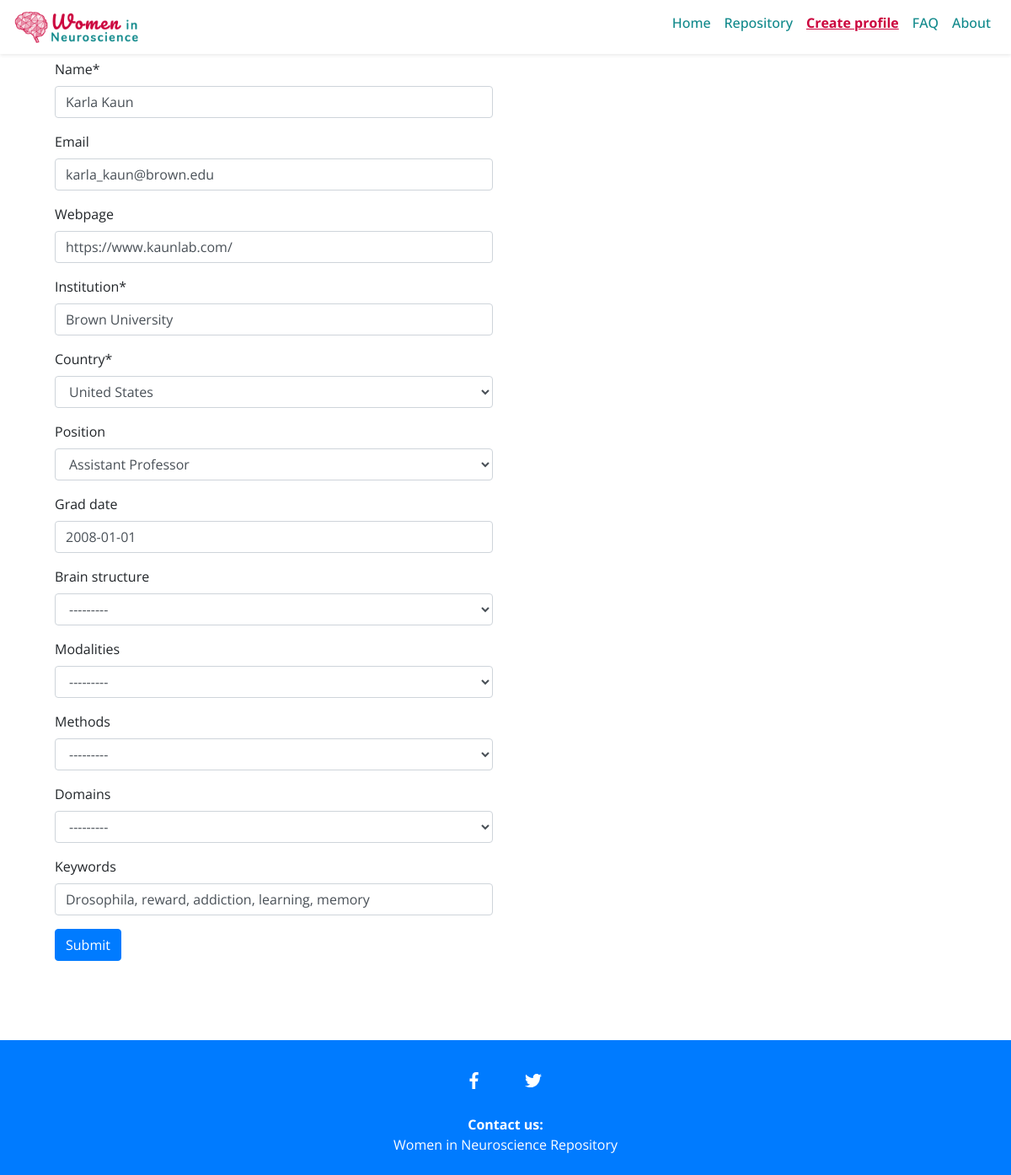
The page /list/207/edit on the database its author committed.
### profiles/models.py (models this page shows, shortened)
class Profile(models.Model):
    PHD = 'PhD student'
    MDR = 'Medical Doctor'
    PDR = 'Post-doctoral researcher'
    SRE = 'Senior researcher/ scientist'
    LEC = 'Lecturer'
    ATP = 'Assistant Professor'
    ACP = 'Associate Professor'
    PRF = 'Professor'
    DIR = 'Group leader/ Director/ Head of Department'
    POSITION_CHOICES = (
        (PHD, 'PhD student'),
        (MDR, 'Medical Doctor'),
        (PDR, 'Post-doctoral researcher'),
        (SRE, 'Senior researcher/ scientist'),
        (LEC, 'Lecturer'),
        (ATP, 'Assistant Professor'),
        (ACP, 'Associate Professor'),
        (PRF, 'Professor'),
        (DIR, 'Group leader/ Director/ Head of Department')
    )
    STRUCTURE_CHOICES = (
        ('N', 'Neuron'),
        ('L', 'Layer'),
        ('C', 'Column'),
        ('R', 'Region'),
        ('W', 'Whole Brain')
    )
    MODALITIES_CHOICES = (
        ('EP', 'Electrophysiology (EEG, MEG, ECoG)'),
        ('MR', 'MRI'),
        ('PE', 'PET'),
        ('DT', 'DTI'),
        ('BH', 'Behavioural'),
        ('ET', 'Eye Tracking'),
        ('BS', 'Brain Simulation'),
        ('GT', 'Genetics'),
        ('FN', 'fNIRS')
    )
    METHODS_CHOICES = (
        ('UV', 'Univariate'),
        ('MV', 'Multivariate'),
        ('PM', 'Predictive Models'),
        ('DC', 'DCM'),
        ('CT', 'Connectivity'),
        ('CM', 'Computational Modeling')
    )
    DOMAIN_CHOICES = (
        ('CG', 'Cognition (general)'),
        ('SL', 'Sleep'),
        ('CN', 'Consciousness'),
        ('MM', 'Memory'),
        ('SS', 'Sensory'),
        ('LG', 'Language'),
        ('EM', 'Emotion'),
        ('PN', 'Pain'),
        ('LE', 'Learning'),
        ('DV', 'Developmental'),
        ('CL', 'Clinical (general)'),
        ('DM', 'Dementia'),
        ('PK', 'Parkinson'),
        ('PS', 'Psychiatry'),
        ('AD', 'Addiction'),
        ('ON', 'Oncology'),
        ('DD', 'Degenerative diseases'),
    )
    name = models.CharField(max_length=100, blank=False)
    email = models.EmailField(blank=True)
    webpage = models.URLField(blank=True)
    institution = models.CharField(max_length=100, blank=False)
    country = models.ForeignKey(Country, on_delete=models.CASCADE)
    position = models.CharField(max_length=50, choices=POSITION_CHOICES, blank=True)
    grad_date = models.DateField(null=True, blank=True)
    brain_structure = MultiSelectField(choices=STRUCTURE_CHOICES, blank=True)
    modalities = MultiSelectField(choices=MODALITIES_CHOICES, blank=True)
    methods = MultiSelectField(choices=METHODS_CHOICES, blank=True)
    domains = MultiSelectField(choices=DOMAIN_CHOICES, blank=True)
    keywords = models.CharField(max_length=250, blank=True)
    publish_date = models.DateTimeField(default=timezone.now)
    last_updated = models.DateTimeField(auto_now=True)

class Country(models.Model):
    code = models.CharField(max_length=3, blank=False, unique=True)
    name = models.CharField(max_length=60, blank=False)
    is_under_represented = models.BooleanField(default=False)
    class Meta:
        verbose_name_plural = "countries"
    def __str__(self):
        return self.name

### profiles/views.py (the view, shortened to what this page needs)
# urls.py: path('list/<int:pk>/edit', views.UpdateProfile.as_view(), name='edit'),
class UpdateProfile(SuccessMessageMixin, generic.UpdateView):
    model = Profile
    fields = [
        'name',
        'email',
        'webpage',
        'institution',
        'country',
        'position',
        'grad_date',
        'brain_structure',
        'modalities',
        'methods',
        'domains',
        'keywords',
    ]
    success_message = "The profile for %(name)s was updated successfully"

### profiles/templates/profiles/profile_form.html (shortened to what this page needs)
{% extends "base.html" %}
{% load bootstrap4 %}
{% load static %}
{% load crispy_forms_tags %}
{% block css %}
	{{ block.super }}
	<link rel="stylesheet" type="text/css" href="{% static 'profiles/css/style.css' %}" />
{% endblock css %}
{% block nav-create-classes %}active{% endblock nav-create-classes %}
{% block content %}
<div class="col-lg-6 col-lg-offset-3">
    <form action="" method="post">
        {{ form|crispy }}
        {% buttons %}
        <button type="submit" class="btn btn-primary">
            Submit
        </button>
        {% endbuttons %}
    </form>
</div>
{% endblock content %}

### static/css/global.css (style rules this page uses)
body { font-family:'Open Sans', 'Lato', sans-serif; }

### rows shown on the page
Profile: name "Karla Kaun", email "karla_kaun@brown.edu", webpage "https://www.kaunlab.com/", institution "Brown University", country "United States", position "Assistant Professor", grad_date "2008-01-01", brain_structure "---------", modalities "---------", methods "---------", domains "---------", keywords "Drosophila, reward, addiction, learning, memory"
